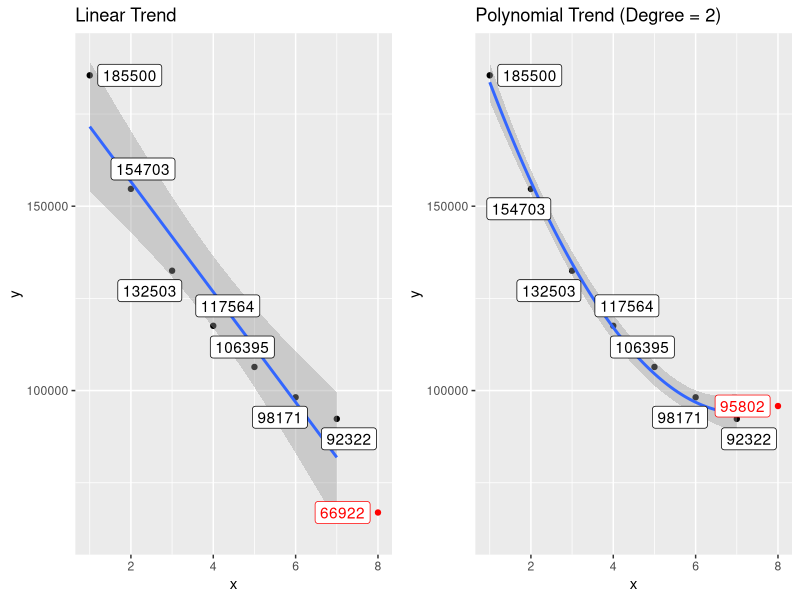
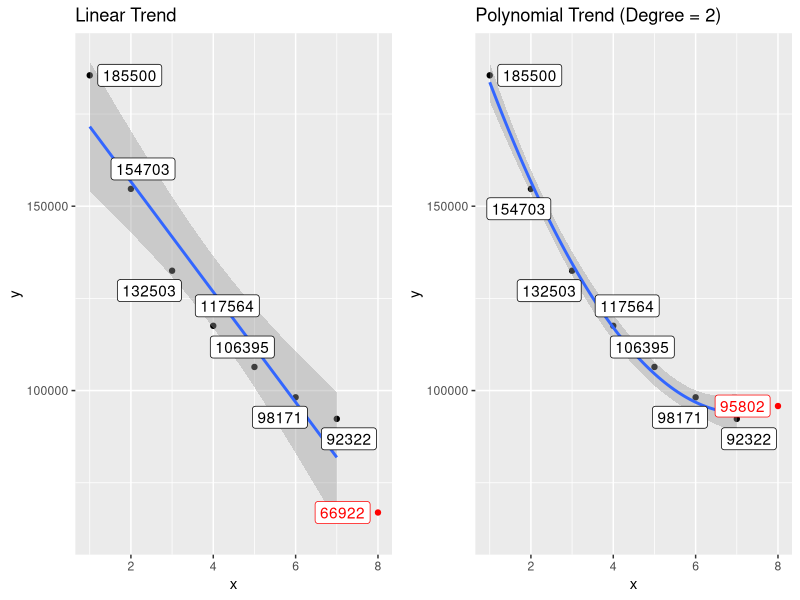

Write the R code that produced these figures, in order.
#  
#  Exercise on forecasting sales 
#  Chapter 4 in Saminas (2015, pp.88-99)
#

library(stats)
library(ggplot2)
library(ggpubr)
library(ggrepel)

# Turnover values (EUR 000s) for 7-year period of 2011-2017
df <- data.frame(x=c(1:7), 
                 y=c(185500,154703,132503,117564,106395,98171,92322))

# Linear Trend
# y = b + a*x 
m1 <- lm(y ~ x, data=df)
m1$coefficients
# Forecast of Turnover for x=8 or year of 2018
f1 <- m1$coefficients[[1]]+m1$coefficients[[2]]*8

# Polynomial Trend (Degree = 2)
# y = b + a1*x + a2*x^2
m2 <- lm(y ~ poly(x, 2, raw=TRUE), data=df)
m2$coefficients
# Forecast of Turnover for x=8 or year of 2018
f2 <- m2$coefficients[[1]]+m2$coefficients[[2]]*8+m2$coefficients[[3]]*8^2

# Min and max points for Y-axis of the charts to be built next
mn <- min(m1$model$y,m1$fitted.values,m2$model$y,m2$fitted.values,f1,f2)-5000
mx <- max(m1$model$y,m1$fitted.values,m2$model$y,m2$fitted.values,f1,f2)+5000
  
g1 <-     # Graph with liner trend + forecast
  df %>%
  ggplot(aes(x=x, y=y)) + geom_point() +                  # known points    
  stat_smooth(method='lm', formula = y ~ x) +             # linear trend line 
  geom_point(data = data.frame(x=8, y=f1), col = "red") + # forecast point
  labs(title = "Linear Trend") + ylim(c(mn,mx)) +
  geom_label_repel(aes(label = y),
                   box.padding   = 0.35, 
                   point.padding = 0.5,
                   segment.color = 'grey50')+
  geom_label_repel(data = data.frame(x=8, y=f1),
                   aes(label = round(y)),
                   box.padding   = 0.35, 
                   point.padding = 0.5,
                   segment.color = "black", color = "red")

g2 <-     # Graph with polynomial trend + forecast
  df %>%
  ggplot(aes(x=x, y=y)) + 
  geom_point() +               # known points    
  stat_smooth(method='lm', formula = y ~ poly(x,2)) +     # polynomial smooth line 
  geom_point(data = data.frame(x=8, y=f2), col = "red") + # forecast point
  labs(title = "Polynomial Trend (Degree = 2)") + ylim(c(mn,mx)) +
  geom_label_repel(aes(label = y),
                   box.padding   = 0.35, 
                   point.padding = 0.5,
                   segment.color = "black") +
  geom_label_repel(data = data.frame(x=8, y=f2),
                   aes(label = round(y)),
                   box.padding   = 0.35, 
                   point.padding = 0.5,
                   segment.color = "black", color = "red")

ggarrange(g1, g2, nrow = 1, ncol = 2, widths = c(1,1), align = "h")
ggsave(filename = "4cast Sales.png", width = 4*2.026, height = 4)

# Forecast values for x=8
f1;f2
